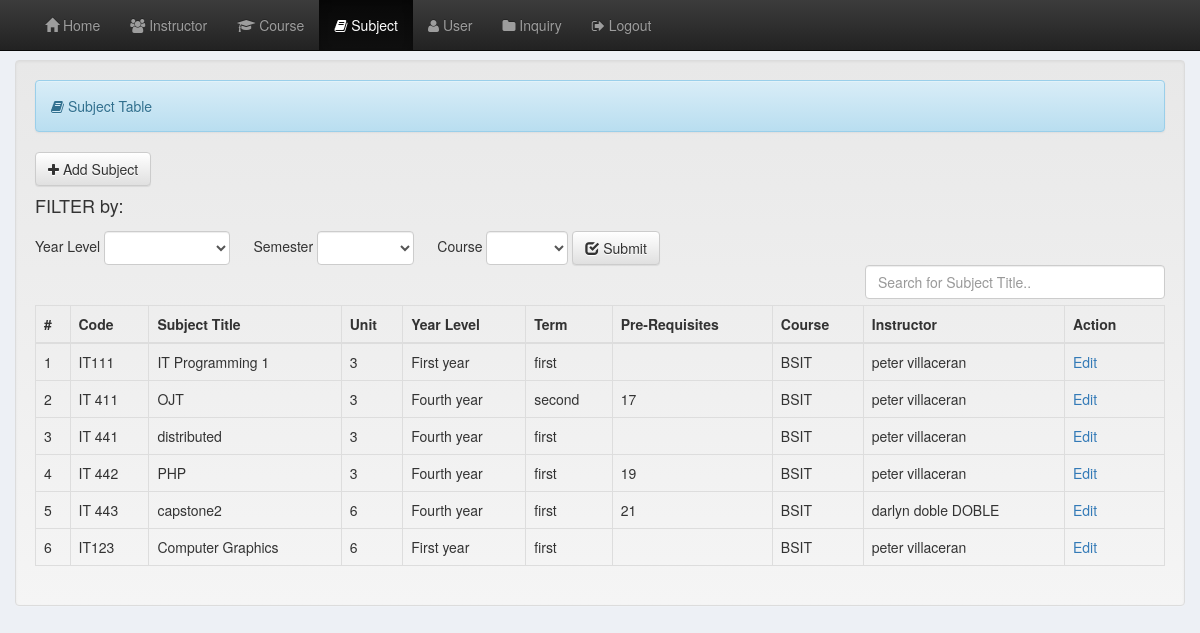
/registrar/subjects.php (signed in), run on the app's committed database.
### tables this page shows
CREATE TABLE `subject` (
  `subject_id` int(11) NOT NULL,
  `code` varchar(35) NOT NULL,
  `title` varchar(35) NOT NULL,
  `unit` varchar(35) NOT NULL,
  `year` varchar(35) NOT NULL,
  `semester` varchar(35) NOT NULL,
  `pre_requisite` varchar(35) NOT NULL,
  `course_id` int(11) NOT NULL,
  `instructor_id` int(11) NOT NULL
);

CREATE TABLE `course` (
  `course_id` int(11) NOT NULL,
  `code` varchar(35) NOT NULL,
  `title` varchar(35) NOT NULL
);

CREATE TABLE `instructor` (
  `instructor_id` int(11) NOT NULL,
  `fullname` varchar(35) NOT NULL,
  `username` varchar(35) NOT NULL,
  `password` varchar(35) NOT NULL
);

### modal/edit_subject.php (the view, shortened to what this page needs)
<!DOCTYPE html PUBLIC "-//W3C//DTD XHTML 1.0 Transitional//EN" "http://www.w3.org/TR/xhtml1/DTD/xhtml1-transitional.dtd">
<html xmlns="http://www.w3.org/1999/xhtml">
<head>
</head>
<body>
</body>
</html>

### registrar/subjects.php (shortened to what this page needs)
<?php require_once('include/navbar_subject.php');
 require_once('../modal/edit_profile.php'); ?>
<!DOCTYPE html PUBLIC "-//W3C//DTD XHTML 1.0 Transitional//EN""http://www.w3.org/TR/xhtml1/DTD/xhtml1-transitional.dtd">
<html xmlns="http://www.w3.org/1999/xhtml">
<head>
</head>
<body class="container-fluid">
<br><br><br>
<div class="well">
    <div class="alert alert-info"><i class="fa fa-book"></i>&nbsp;Subject Table</div>
    <button type="button" class="btn btn-default" data-toggle="modal" data-target="#add_subject"><i
            class="fa fa-plus"></i>&nbsp;Add Subject
    </button>
    <div class="row-fluid">
        <label><h4>FILTER by:</h4></label>
        <form method="POST" class="form-inline" action="sort_subject.php">
            Year Level
            <select name="year" class="form-control" required>
                <option></option>
                <option value="first year">First Year</option>
            </select>
            &nbsp;&nbsp;&nbsp;&nbsp;
            Semester
            <select name="semester" class="form-control" required>
                <option></option>
                <option value="first">1st</option>
            </select>
            &nbsp;&nbsp;&nbsp;&nbsp;
            Course
            <select name="course_id" class="form-control" required>
                <option></option>
                <?php
                $query = mysql_query("select * from course") or die(mysql_error());
                while ($row = mysql_fetch_array($query)) { ?>
                    <option value="<?php echo $row['course_id']; ?>"><?php echo $row['code']; ?></option>
                <?php } ?>
            </select>
            <button type="submit" name="submit" class="btn btn-default"><i class="glyphicon glyphicon-check"></i>&nbsp;Submit
            </button>
        </form>
    </div>
    <div class="row-fluid">
        <input style="color:red; float:right; width:300px;" type="text" id="myInput" onKeyUp="myFunction()"
               placeholder="Search for Subject Title.." class="form-control">
    </div>
    <br><br>
    <table cellpadding="0" cellspacing="0" border="0" class="table  table-bordered" id="myTable">
        <thead>
        <tr>
            <th>#</th>
            <th>Code</th>
            <th>Subject Title</th>
            <th>Unit</th>
            <th>Year Level</th>
            <th>Term</th>
            <th>Pre-Requisites</th>
            <th>Course</th>
            <th>Instructor</th>
            <th>Action</th>
        </tr>
        </thead>
        <tbody>
        <?php
        $a = 0;
        $user_query = mysql_query("select * from subject") or die(mysql_error());
        while ($row = mysql_fetch_array($user_query)) {
            $a++;
            $id = $row['subject_id'];
            $course_id = $row['course_id'];
            $instructor_id=$row['instructor_id'];
            $course_query = mysql_query("select * from course where course_id = '$course_id' ") or die(mysql_error());
            $course_row = mysql_fetch_array($course_query);
            $instructor_query = mysql_query("select * from instructor where instructor_id = '$instructor_id' ") or die(mysql_error());
            $instructor_row = mysql_fetch_array($instructor_query);
            ?>
            <td><?php echo $a; ?></td>
            <td><?php echo $row['code']; ?></td>
            <td><?php echo $row['title']; ?></td>
            <td><?php echo $row['unit']; ?></td>
            <td><?php echo $row['year']; ?></td>
            <td><?php echo $row['semester']; ?></td>
            <td><?php echo $row['pre_requisite']; ?></td>
            <td><?php echo $course_row['code']; ?></td>
            <td><?php echo $instructor_row['fullname'];?></td>
            <td width="100">
                <a href="#edit_subject<?php echo $id; ?>" title="Edit" data-toggle="modal"
                   style="text-decoration: none;">Edit</a>
                <?php include('../modal/edit_subject.php'); ?>
            </td>
        <?php } ?>
        </tbody>
    </table>
</div>
</body>
</html>

### registrar/include/navbar_subject.php (style rules this page uses)
body { background:#edf0f5 ; }

### data on the page
subject: code "IT111", title "IT Programming 1", unit "3", year "First year", semester "first", course.code "BSIT", instructor.fullname "peter villaceran"
subject: code "IT 411", title "OJT", unit "3", year "Fourth year", semester "second", pre_requisite "17", course.code "BSIT", instructor.fullname "peter villaceran"
subject: code "IT 441", title "distributed", unit "3", year "Fourth year", semester "first", course.code "BSIT", instructor.fullname "peter villaceran"
subject: code "IT 442", title "PHP", unit "3", year "Fourth year", semester "first", pre_requisite "19", course.code "BSIT", instructor.fullname "peter villaceran"
subject: code "IT 443", title "capstone2", unit "6", year "Fourth year", semester "first", pre_requisite "21", course.code "BSIT", instructor.fullname "darlyn doble DOBLE"
subject: code "IT123", title "Computer Graphics", unit "6", year "First year", semester "first", course.code "BSIT", instructor.fullname "peter villaceran"
